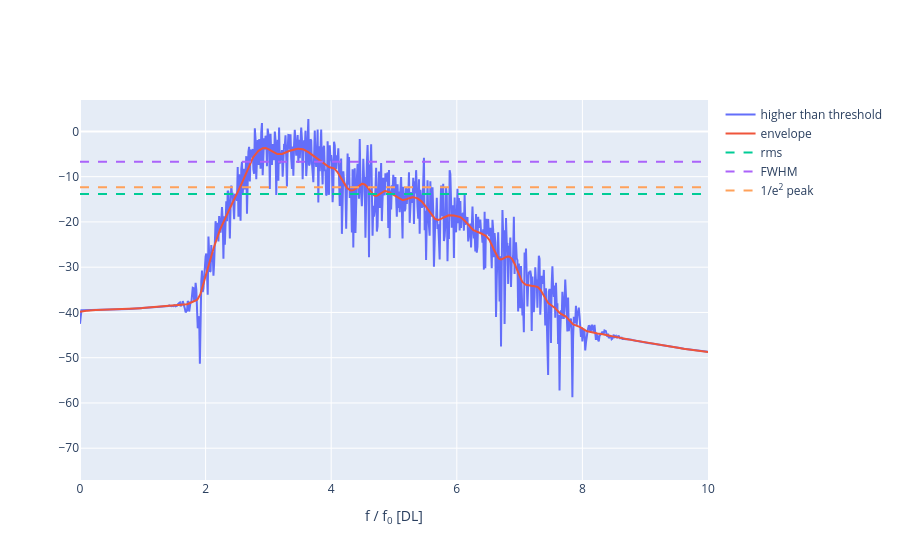

The notebook cell this image was saved under:
### Markdown cell above
### Calculating bandwidth and energy of the broadband component of PCD signals
The broadband component is reconstructed using kurtosis thresholding carried out above. Reconstructing the time-series, we can quantify the energy, bandwidth and other statistical characteristics of the broadband component.

### Code cell
psd_rec_higher, freq_higher = psd(reconstructions[0], sampling_rate, frequency)
psd_rec_lower, freq_lower = psd(reconstructions[1], sampling_rate, frequency)

# Generate polynomial fitting of the PSD curve
psd_curve_db = ndi.gaussian_filter1d(to_dB(psd_rec_higher), 7)
psd_curve = 10 ** (psd_curve_db / 10)

rms = np.sqrt(np.mean(psd_curve**2))
half_peak = max(psd_curve) / 2
e_peak = max(psd_curve) / np.e**2

broadband_lines = {
    "rms": rms, 
    "FWHM": half_peak, 
    "1/e<sup>2</sup> peak": e_peak
}

fig = go.Figure()
fig.add_trace(
    go.Scatter(
        x=freq_higher,
        y=to_dB(psd_rec_higher),
        mode="lines",
        name="higher than threshold",
    )
)
fig.add_trace(
    go.Scatter(
        x=freq_higher,
        y=psd_curve_db,
        name="envelope"
    )
)

for line_name, line in broadband_lines.items():
    db_line = 10 * np.log10(line)
    fig.add_trace(
        go.Scatter(
            x=freq_higher,
            y=db_line*np.ones(len(freq_higher)),
            line=dict(dash="dash"),
            name=line_name
        )
    )
fig.update_layout(
    xaxis=dict(title="f / f<sub>0</sub> [DL]", range=[0, 10]),
)

fig.show()

### Figure 1 — Plotly figure (JSON) as saved in the notebook; plotly's stock layout.template omitted (floating-point values rounded to 4 significant figures; data arrays with more than 128 entries replaced by an {"elided": "..."} marker saying what was removed)
{"data": [{"mode": "lines", "name": "higher than threshold", "type": "scatter", "x": {"elided": "8000 float values"}, "y": {"elided": "8000 float values"}}, {"name": "envelope", "type": "scatter", "x": {"elided": "8000 float values"}, "y": {"elided": "8000 float values"}}, {"line": {"dash": "dash"}, "name": "rms", "type": "scatter", "x": {"elided": "8000 float values"}, "y": {"elided": "8000 float values"}}, {"line": {"dash": "dash"}, "name": "FWHM", "type": "scatter", "x": {"elided": "8000 float values"}, "y": {"elided": "8000 float values"}}, {"line": {"dash": "dash"}, "name": "1/e<sup>2</sup> peak", "type": "scatter", "x": {"elided": "8000 float values"}, "y": {"elided": "8000 float values"}}], "layout": {"xaxis": {"range": [0, 10], "title": {"text": "f / f<sub>0</sub> [DL]"}}}}
